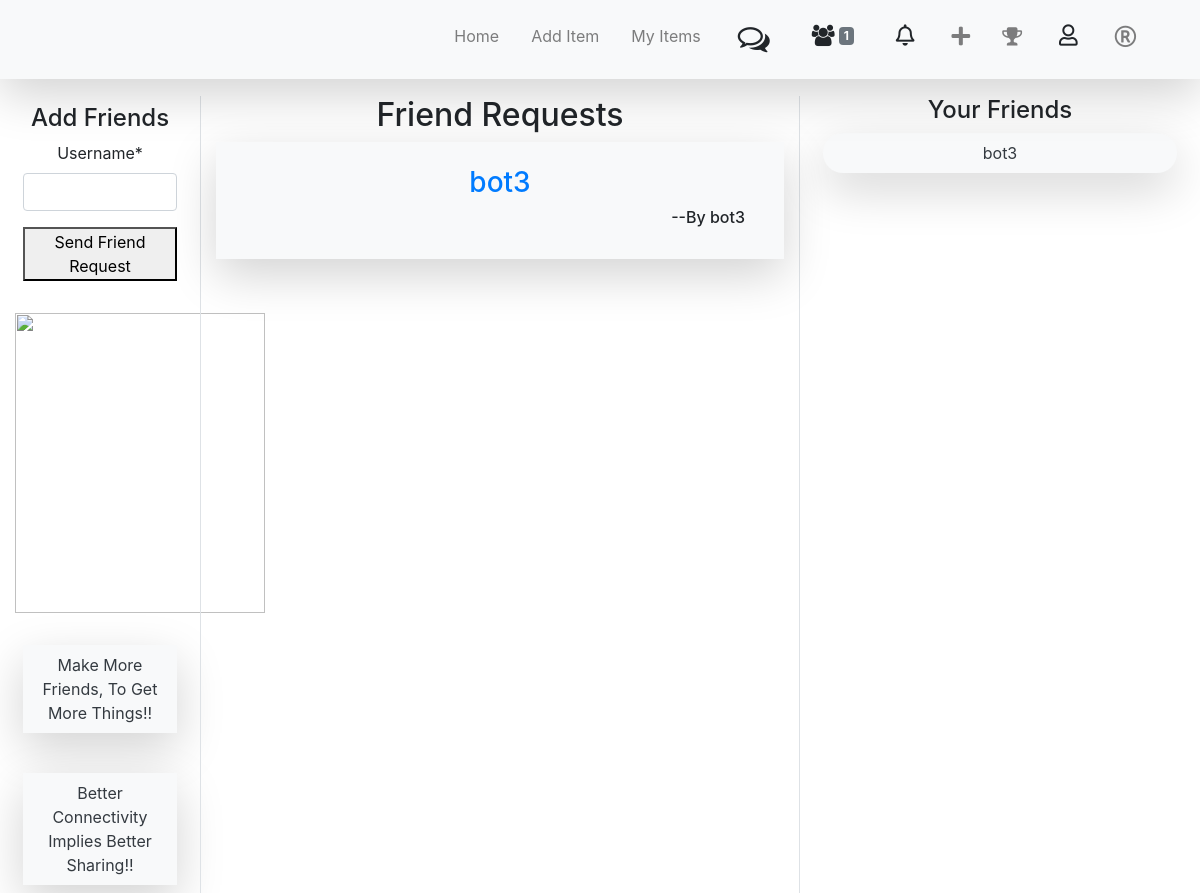
Page /friends/ (signed in) on the committed database.
### notification/models.py (models this page shows)
class Notification(models.Model):
    item_name = models.CharField(max_length=256,null=True)
    title = models.CharField(max_length=256,null=True)
    return_date = models.DateField(null=True)
    return_time = models.TimeField(null=True)
    message = models.TextField()
    viewed = models.BooleanField(default=False)
    curr_user = models.TextField(max_length=30)
    user = models.ForeignKey(User, on_delete=models.CASCADE)
    types = [('PERSONAL', 'Personal'), ('ITEM', 'Item'), ('GROUP', 'Group'), ('FRIEND','Friend')]
    type = models.CharField(max_length=8, choices=types, default="PERSONAL")

### friends/models.py (models this page shows)
class Friends(models.Model):
    user1 = models.TextField(max_length=30, null=True)
    user2 = models.TextField(max_length=30, null=True)

### friends/views.py (the view, shortened to what this page needs)
# urls.py: path('friends/', friend_views.friends, name='friends'),
def friends(request):
    context = {
        'form': FriendRequestForm(),
        'frnds': Friends.objects.all(),
        'requests' : Notification.objects.filter(user=request.user, viewed=False, type="Friend"),
        'count': Notification.objects.filter(user=request.user, viewed=False, type="Personal")|
                    Notification.objects.filter(user=request.user, viewed=False, type="PERSONAL")|
                    Notification.objects.filter(user=request.user, viewed=False, type="Item")|
                    Notification.objects.filter(user=request.user, viewed=False, type="Group"),
         'count_a': Notification.objects.filter(user=request.user, viewed=False, type="PERSONAL"),
         'count_i': Notification.objects.filter(user=request.user, viewed=False, type="Item"),
         'count_g': Notification.objects.filter(user=request.user, viewed=False, type="Group"),
         'count_f': Notification.objects.filter(user=request.user, viewed=False, type="Friend"),
    }
    return render(request, 'friends/myfriends.html', context)

### friends/forms.py
class FriendRequestForm(forms.Form):
    username = forms.CharField(max_length=20)

### friends/templates/friends/myfriends.html (shortened to what this page needs)
{% extends 'userapp/base.html' %}
{% load static %}
{% load crispy_forms_tags %}
{% block content %}
            <div class="container-fluid pt-5 text-center">
                <div class="row pt-5">
                    <div class="col-lg-2">
                        <div class="container p-2">
                            <h4>Add Friends</h4>
                            <form action="" method="post">
                                {{ form|crispy }}
                                <button type="submit">Send Friend Request</button>
                            </form>
                        </div> <br>
                      <img src="{% static 'rating/friends.jpg' %}" alt="" height="300" width="250"><br>
                      <a class="text-decoration-none  text-dark"> <br>
                      <div class="list-group p-2 m-2 bg-light shadow-lg square-pill">
                          <li class="list-group text-decoration-none  text-dark">Make More Friends, To Get More Things!!</li>
                          </div>
                      </a>
                      <a class="text-decoration-none  text-dark"> <br>
                      <div class="list-group p-2 m-2 bg-light shadow-lg square-pill">
                          <li class="list-group text-decoration-none  text-dark">Better Connectivity Implies Better Sharing!!</li>
                          </div>
                      </a>
                    </div>
                    <div class="col-lg-6 border-left border-right">
                        <h2>Friend Requests</h2>
                        {% if requests.count > 0 %}
                        {% for n in requests %}
                       <div class="container p-4 bg-light shadow-lg rounded-capsule">
                       <h3><a href="/notification/show_f/{{n.id}}">{{n.title}}</a></h3>
                        <div class="container d-flex justify-content-end">
                            <h6>--By {{n.curr_user}}</h6>
                        </div>
                       </div>
                       {% endfor %}
                       {% endif %}
                    </div>
                    <div class="col-lg-4 text-center">
                        <h4>Your Friends</h4>
                        {% for frnd in frnds %}
                        {% if frnd.user1 == request.user.username %}
                        <a class="text-decoration-none  text-dark" href="{% url 'user-profile' frnd.user2 %}">
                        <div class="list-group p-2 m-2 bg-light shadow-lg rounded-pill">
                            <li class="list-group text-decoration-none  text-dark">{{ frnd.user2 }}</li>
                        </div>
                        </a>
                        {% endif %}
                        {% endfor %}
                    </div>
                </div>
            </div>
{% endblock content %}

### rows in the picture
Notification: title "bot3", curr_user "bot3"
Friends: user2 "bot3"

### other values in the picture
{{ count_f|length }} "1"
